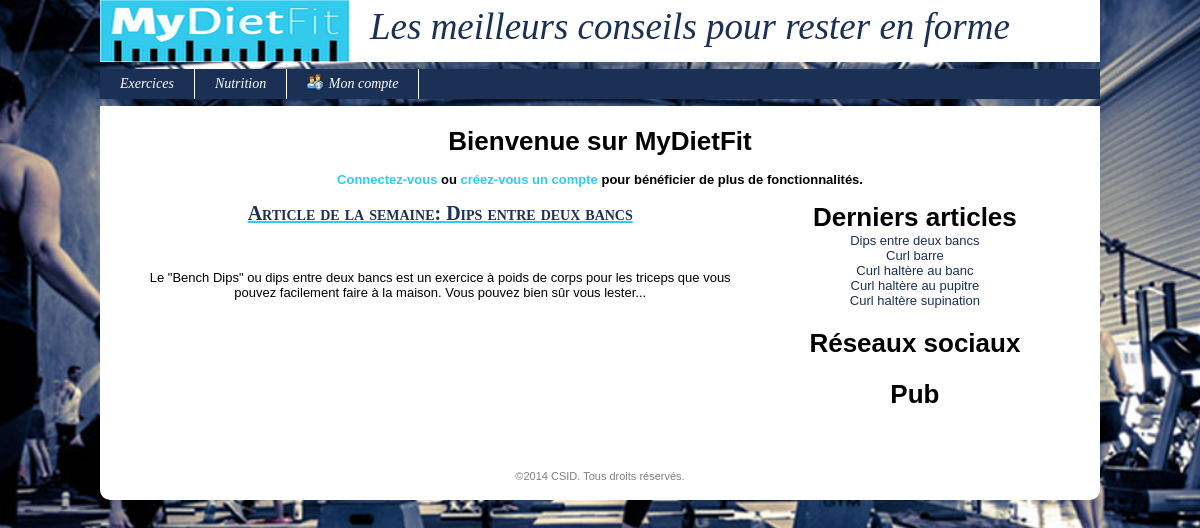
The page / on the database its author committed.
### tables this page shows
CREATE TABLE IF NOT EXISTS `ficheexercice` (
  `idFicheExercice` int(11) unsigned NOT NULL AUTO_INCREMENT,
  `titre` varchar(45) DEFAULT NULL,
  `resume` varchar(1000) DEFAULT NULL,
  `description` varchar(5000) NOT NULL DEFAULT '',
  `dateAjout` datetime NOT NULL DEFAULT '0000-00-00 00:00:00',
  `idPartieCorps` int(10) unsigned DEFAULT NULL,
  `video` varchar(1000) NOT NULL DEFAULT '',
  `image1` varchar(100) NOT NULL DEFAULT '',
  `image2` varchar(100) NOT NULL DEFAULT '',
  `image3` varchar(100) NOT NULL DEFAULT '',
  `imageResume` varchar(100) NOT NULL DEFAULT '',
  PRIMARY KEY (`idFicheExercice`),
  KEY `FK_ficheexercice_1` (`idPartieCorps`)
);

### modules/fonctions/php/generale.inc.php (called while the page is built, shortened)
<?php
function getRequest($nomChamp, $elseValue = null)
{
	return (isset($_REQUEST[$nomChamp]) && $_REQUEST[$nomChamp]) ? $_REQUEST[$nomChamp] : $elseValue;
}
?>

### config.inc.php (called while the page is built, shortened)
<?php
$_CONFIG = array
(
	"DB_ServerHost" => "localhost",
	"DB_Username" => "root",
    "DB_Password" => "",
    "DB_Database" => "mydietfit_bdd",
    "DIR_Control" => "controleurs/",
    "DIR_View" => "vues/",
    "DIR_Model" => "modules/fonctions/php/",
    "DIR_Dynamic" => "modules/fonctions/js/",
    "DIR_XML" => "modules/fonctions/xml/",
    "DIR_Plugin" => "modules/plugins/",
    "DIR_CSS" => "modules/themes/",
    "DIR_Attachment" => "ressources/documents/",
    "DIR_Image" => "ressources/images/",
	"EML_Envoi" => false,
	"EML_ServerSMTP" => "",
	"EML_PortSMTP" => "",
);
?>

### modules/fonctions/php/identification.inc.php (called while the page is built, shortened)
<?php
function estConnecte($idUtilisateur = null, $login = null)
{
	$result = isset($_SESSION['idUtilisateur']) && !empty($_SESSION['idUtilisateur']);
	return $result;
}
?>

### modules/fonctions/php/exercices.inc.php (called while the page is built, shortened)
<?php
function getLeDernierExercice()
{
	$req = "SELECT * FROM ficheexercice where dateAjout = (SELECT MAX(dateAjout) FROM ficheexercice)";
	$conx = connexion();
	$res = mysql_query($req, $conx) or die ("<u>Erreur SQL (getLeDernierExercice)</u>: ".mysql_error()." <br>");
	$unExercice = mysql_fetch_assoc($res);
	return $unExercice;
}
function getLes5DerniersExercices()
{
	$req = "SELECT * from ficheexercice ORDER BY dateAjout DESC LIMIT 0,5";
	$conx = connexion();
	$res = mysql_query($req, $conx) or die ("<u>Erreur SQL (getLes5DerniersExercices()</u>: ".mysql_error()."<br>");
	$lesExercices = array();
	$ligne = mysql_fetch_assoc($res);
	while($ligne != false)
	{
		$lesExercices[] = $ligne;
		$ligne = mysql_fetch_assoc($res);
	}
	return $lesExercices;
}
?>

### vues/v_menu.php (the view, shortened to what this page needs)
	<div id="menu">
		<ul>
			<li <?php if($uc == "exercice") echo "style='background:#32CAED'";?>> <a href="index.php?uc=exercice&action=lstExercice"> Exercices </a>
			</li>
			<li <?php if($uc == "nutrition") echo "style='background:#32CAED'";?>> <a href="index.php?uc=nutrition&action=lstNutrition"> Nutrition </a>
			</li>
			<li> <a href="index.php?uc=identif&action=frmConnexion"><img src="<?php echo $_CONFIG['DIR_Image']; ?>menuUserInfo.png"> <?php if(estConnecte()) echo $_SESSION['login']; else echo "Mon compte"; ?> </a>
			</li>
		</ul>
	</div>
</div>
<div id="content">

### vues/v_accueil.php (shortened to what this page needs)
<h1>Bienvenue sur MyDietFit </h1><br>
<?php if(!estConnecte()) { ?>
	<div style="display: inline-block"><h4><a style="color: #32CAED" href="index.php?uc=identif&action=frmConnexion">Connectez-vous</a> ou <a style="color: #32CAED" href="index.php?uc=identif&action=frmCreerCompte">créez-vous un compte</a> pour bénéficier de plus de fonctionnalités.</h1></div><br><br>
<?php } ?>
<div style="float: left; width: 66%">
	<h2><a href="index.php?uc=exercice&action=v_exercice&idExercice=<?php echo $unExercice['idFicheExercice'] ?>">Article de la semaine: <?php echo $unExercice['titre'] ?></a></h2><br>
	<br><br>
	<p><?php echo $unExercice['resume'] ?></p>
</div>
<div style="float: right; width: 33%">
	<div style="margin-bottom: 20px">
		<h1>Derniers articles</h1>
		<?php foreach($les5Exercices as $unExercice) { ?>
			<p><a href="index.php?uc=exercice&action=v_exercice&idExercice=<?php echo $unExercice['idFicheExercice'] ?>"><?php echo $unExercice['titre'] ?></a></p>
		<?php } ?>
	</div>
	<div style="margin-bottom: 20px">
		<h1>Réseaux sociaux</h1>
	</div>
	<div style="margin-bottom: 20px">
		<h1>Pub</h1>
	</div>
</div>

### rows shown on the page
ficheexercice: titre "Dips entre deux bancs", resume "Le \"Bench Dips\" ou dips entre deux bancs est un exercice à poids de corps pour les triceps que vous pouvez facilement faire à la maison. Vous pouvez bien sûr vous lester..."
ficheexercice: titre "Curl barre"
ficheexercice: titre "Curl haltère au banc"
ficheexercice: titre "Curl haltère au pupitre"
ficheexercice: titre "Curl haltère supination"
